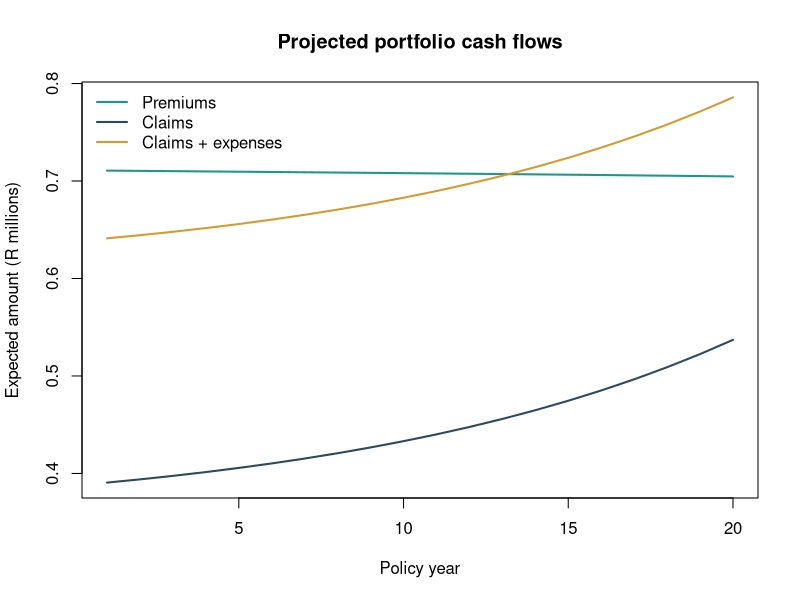
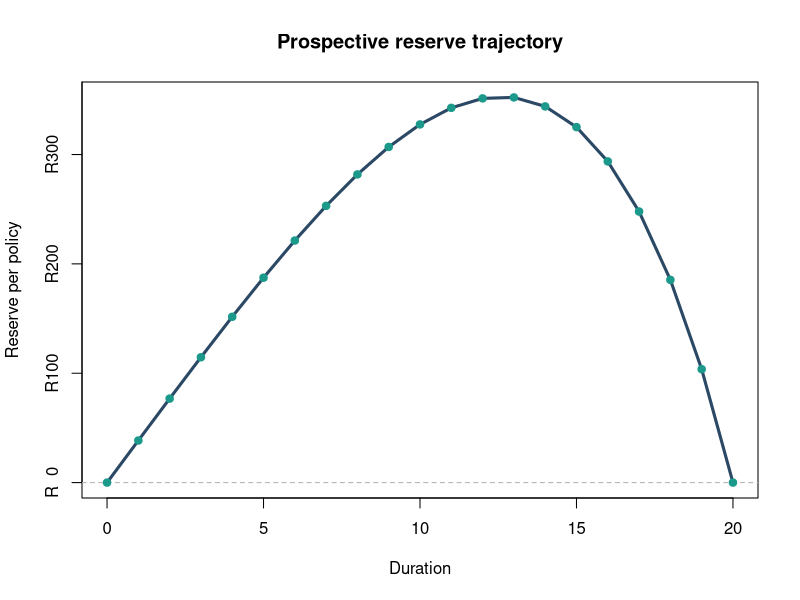

R code for these plots, in order:
## ---- chunk 1
#| label: setup
knitr::opts_chunk$set(
  echo = TRUE,
  warning = FALSE,
  message = FALSE
)

format_currency <- function(x) {
  paste0("R", format(round(x, 0), big.mark = ",", scientific = FALSE))
}

format_percent <- function(x) {
  paste0(round(100 * x, 2), "%")
}

issue_age <- 40
term <- 20
sum_assured <- 1000000
initial_policies <- 1000
annual_interest <- 0.085
annual_expense <- 250
claim_expense <- 1500
expense_loading <- 0.10
## ---- chunk 2
#| label: mortality-functions
make_mortality <- function(ages, mortality_factor = 1) {
  makeham_term <- 0.00035
  age_scale <- 0.000018
  growth <- 1.085

  force_of_mortality <- makeham_term + age_scale * growth^(ages - 30)
  qx <- 1 - exp(-force_of_mortality * mortality_factor)

  pmin(qx, 0.95)
}

survival_start <- function(qx) {
  if (length(qx) == 1) {
    return(1)
  }

  c(1, cumprod(1 - qx[-length(qx)]))
}

ages <- issue_age + seq_len(term) - 1
qx <- make_mortality(ages)

mortality_table <- data.frame(
  policy_year = seq_len(term),
  attained_age = ages,
  qx = round(qx, 6),
  deaths_per_1000 = round(1000 * qx, 3)
)

knitr::kable(head(mortality_table, 8))
## ---- chunk 3
#| label: actuarial-present-value-functions
term_assurance_apv <- function(qx, interest_rate) {
  years <- seq_along(qx) - 1
  discount_factor <- 1 / (1 + interest_rate)
  survival <- survival_start(qx)

  sum(discount_factor^(years + 1) * survival * qx)
}

annuity_due_apv <- function(qx, interest_rate) {
  years <- seq_along(qx) - 1
  discount_factor <- 1 / (1 + interest_rate)
  survival <- survival_start(qx)

  sum(discount_factor^years * survival)
}

benefit_apv <- sum_assured * term_assurance_apv(qx, annual_interest)
annuity_apv <- annuity_due_apv(qx, annual_interest)
net_level_premium <- benefit_apv / annuity_apv

expense_apv <- annual_expense * annuity_apv +
  claim_expense * term_assurance_apv(qx, annual_interest)

gross_level_premium <- (benefit_apv + expense_apv) /
  annuity_apv * (1 + expense_loading)

premium_summary <- data.frame(
  metric = c(
    "Issue age",
    "Term",
    "Annual effective discount rate",
    "Sum assured",
    "Net annual level premium",
    "Illustrative gross annual premium"
  ),
  value = c(
    issue_age,
    paste(term, "years"),
    format_percent(annual_interest),
    format_currency(sum_assured),
    format_currency(net_level_premium),
    format_currency(gross_level_premium)
  )
)

knitr::kable(premium_summary)
## ---- chunk 4
#| label: cash-flow-projection
survival <- survival_start(qx)
inforce_start <- initial_policies * survival
expected_deaths <- inforce_start * qx

cash_flows <- data.frame(
  policy_year = seq_len(term),
  attained_age = ages,
  inforce_start = inforce_start,
  qx = qx,
  expected_deaths = expected_deaths,
  expected_premiums = inforce_start * gross_level_premium,
  expected_claims = expected_deaths * sum_assured,
  expected_maintenance_expenses = inforce_start * annual_expense,
  expected_claim_expenses = expected_deaths * claim_expense
)

cash_flows$expected_outgo <- with(
  cash_flows,
  expected_claims + expected_maintenance_expenses + expected_claim_expenses
)

cash_flows$expected_net_cash_flow <- with(
  cash_flows,
  expected_premiums - expected_outgo
)

v <- 1 / (1 + annual_interest)
cash_flows$pv_expected_premiums <- cash_flows$expected_premiums *
  v^(cash_flows$policy_year - 1)
cash_flows$pv_expected_outgo <- cash_flows$expected_outgo *
  v^cash_flows$policy_year
cash_flows$pv_margin <- cash_flows$pv_expected_premiums -
  cash_flows$pv_expected_outgo

display_cash_flows <- cash_flows
currency_columns <- c(
  "expected_premiums",
  "expected_claims",
  "expected_outgo",
  "expected_net_cash_flow"
)

display_cash_flows[currency_columns] <-
  lapply(display_cash_flows[currency_columns], format_currency)

display_cash_flows$inforce_start <- round(display_cash_flows$inforce_start, 1)
display_cash_flows$qx <- round(display_cash_flows$qx, 6)
display_cash_flows$expected_deaths <- round(display_cash_flows$expected_deaths, 3)

knitr::kable(head(display_cash_flows, 8))
## ---- chunk 5
#| label: plot-cash-flows
#| fig-cap: "Expected annual cash flows for the illustrative term assurance portfolio."
plot(
  cash_flows$policy_year,
  cash_flows$expected_premiums / 1e6,
  type = "l",
  lwd = 2,
  col = "#1b998b",
  xlab = "Policy year",
  ylab = "Expected amount (R millions)",
  ylim = range(c(
    cash_flows$expected_premiums,
    cash_flows$expected_claims,
    cash_flows$expected_outgo
  )) / 1e6,
  main = "Projected portfolio cash flows"
)
lines(cash_flows$policy_year, cash_flows$expected_claims / 1e6,
      lwd = 2, col = "#2b4865")
lines(cash_flows$policy_year, cash_flows$expected_outgo / 1e6,
      lwd = 2, col = "#d49c2f")
legend(
  "topleft",
  legend = c("Premiums", "Claims", "Claims + expenses"),
  col = c("#1b998b", "#2b4865", "#d49c2f"),
  lwd = 2,
  bty = "n"
)
## ---- chunk 6
#| label: reserve-functions
prospective_reserve <- function(
    issue_age,
    term,
    duration,
    interest_rate,
    sum_assured,
    annual_premium,
    mortality_factor = 1) {

  remaining_term <- term - duration

  if (remaining_term <= 0) {
    return(0)
  }

  attained_ages <- issue_age + duration + seq_len(remaining_term) - 1
  future_qx <- make_mortality(attained_ages, mortality_factor)

  future_benefit_apv <- sum_assured *
    term_assurance_apv(future_qx, interest_rate)
  future_premium_apv <- annual_premium *
    annuity_due_apv(future_qx, interest_rate)

  future_benefit_apv - future_premium_apv
}

durations <- 0:term

reserve_per_policy <- vapply(
  durations,
  prospective_reserve,
  numeric(1),
  issue_age = issue_age,
  term = term,
  interest_rate = annual_interest,
  sum_assured = sum_assured,
  annual_premium = net_level_premium
)

reserve_table <- data.frame(
  duration = durations,
  attained_age = issue_age + durations,
  reserve_per_policy = reserve_per_policy
)

reserve_display <- reserve_table
reserve_display$reserve_per_policy <-
  format_currency(reserve_display$reserve_per_policy)

knitr::kable(reserve_display[seq(1, nrow(reserve_display), by = 4), ])
## ---- chunk 7
#| label: plot-reserve-trajectory
#| fig-cap: "Prospective net reserve per in-force policy by duration."
plot(
  reserve_table$duration,
  reserve_table$reserve_per_policy,
  type = "l",
  lwd = 3,
  col = "#2b4865",
  xlab = "Duration",
  ylab = "Reserve per policy",
  main = "Prospective reserve trajectory",
  yaxt = "n"
)
axis(2, at = pretty(reserve_table$reserve_per_policy),
     labels = format_currency(pretty(reserve_table$reserve_per_policy)))
abline(h = 0, lty = 2, col = "grey70")
points(
  reserve_table$duration,
  reserve_table$reserve_per_policy,
  pch = 19,
  col = "#1b998b"
)
## ---- chunk 8
#| label: sensitivity-testing
valuation_margin <- function(discount_rate, mortality_factor) {
  stressed_qx <- make_mortality(ages, mortality_factor)

  stressed_benefit_apv <- sum_assured *
    term_assurance_apv(stressed_qx, discount_rate)
  stressed_premium_apv <- net_level_premium *
    annuity_due_apv(stressed_qx, discount_rate)

  stressed_benefit_apv - stressed_premium_apv
}

sensitivity <- expand.grid(
  discount_rate = c(0.065, 0.085, 0.105),
  mortality_factor = c(0.90, 1.00, 1.10, 1.25)
)

sensitivity$issue_date_margin <- mapply(
  valuation_margin,
  sensitivity$discount_rate,
  sensitivity$mortality_factor
)

sensitivity_display <- sensitivity
sensitivity_display$discount_rate <-
  format_percent(sensitivity_display$discount_rate)
sensitivity_display$mortality_factor <-
  paste0(sensitivity_display$mortality_factor, "x")
sensitivity_display$issue_date_margin <-
  format_currency(sensitivity_display$issue_date_margin)

knitr::kable(sensitivity_display)
